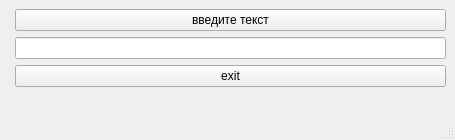
<?xml version="1.0" encoding="UTF-8"?>
<ui version="4.0">
 <class>MainWindow</class>
 <widget class="QMainWindow" name="MainWindow">
  <property name="geometry">
   <rect>
    <x>0</x>
    <y>0</y>
    <width>455</width>
    <height>140</height>
   </rect>
  </property>
  <property name="windowTitle">
   <string>MainWindow</string>
  </property>
  <widget class="QWidget" name="centralwidget">
   <layout class="QGridLayout" name="gridLayout">
    <item row="0" column="0">
     <layout class="QFormLayout" name="formLayout">
      <property name="fieldGrowthPolicy">
       <enum>QFormLayout::AllNonFixedFieldsGrow</enum>
      </property>
      <item row="1" column="1">
       <widget class="QPushButton" name="pushButton_input">
        <property name="text">
         <string>введите текст</string>
        </property>
       </widget>
      </item>
      <item row="2" column="1">
       <widget class="QLineEdit" name="lineEdit"/>
      </item>
      <item row="3" column="1">
       <widget class="QPushButton" name="pushButton_exit">
        <property name="text">
         <string>exit</string>
        </property>
       </widget>
      </item>
     </layout>
    </item>
   </layout>
  </widget>
  <widget class="QMenuBar" name="menubar">
   <property name="geometry">
    <rect>
     <x>0</x>
     <y>0</y>
     <width>455</width>
     <height>18</height>
    </rect>
   </property>
  </widget>
  <widget class="QStatusBar" name="statusbar"/>
 </widget>
 <resources/>
 <connections/>
</ui>
